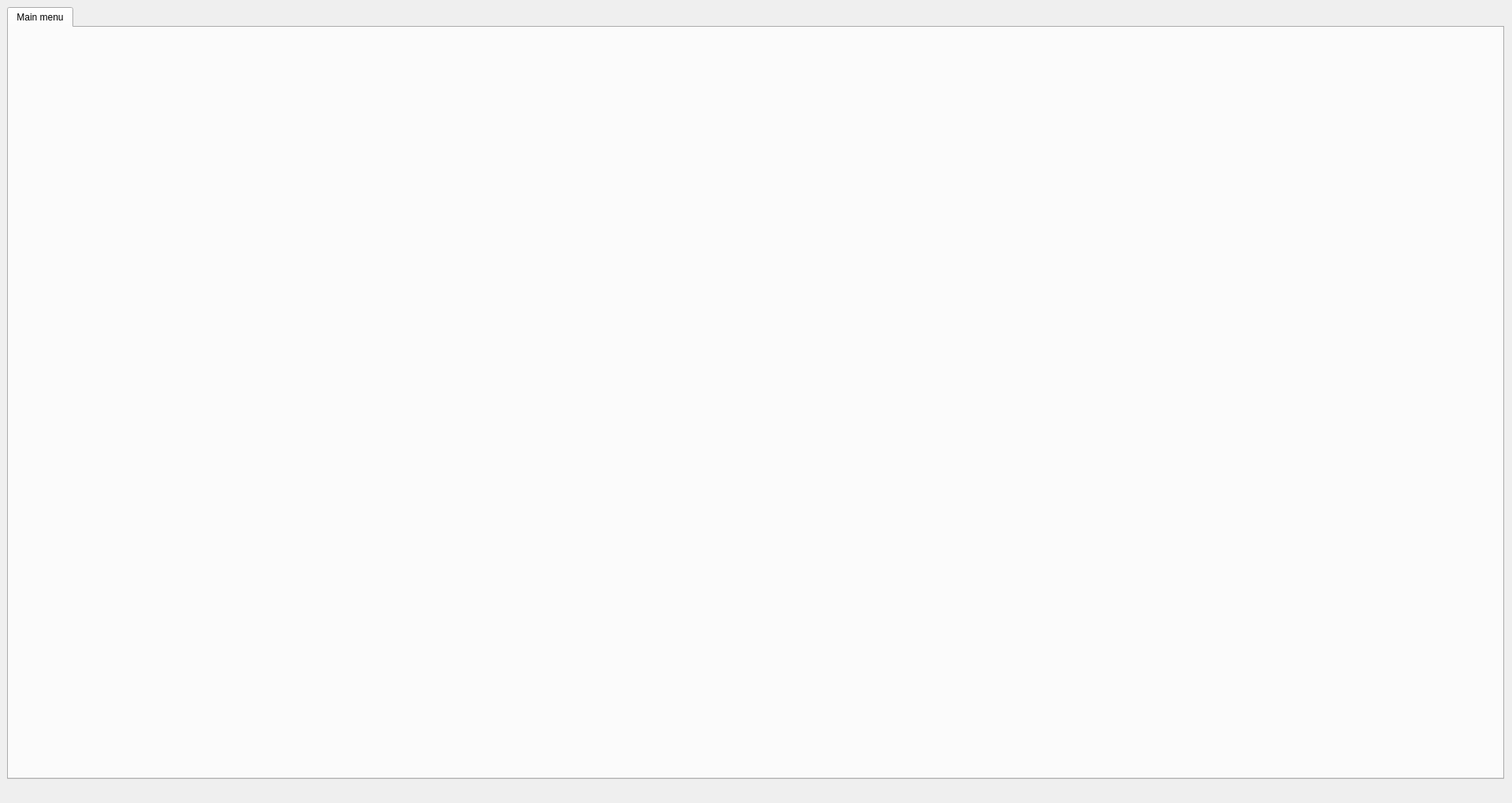
<?xml version="1.0" encoding="UTF-8"?>
<ui version="4.0">
 <class>MainWindow</class>
 <widget class="QMainWindow" name="MainWindow">
  <property name="geometry">
   <rect>
    <x>0</x>
    <y>0</y>
    <width>1920</width>
    <height>1020</height>
   </rect>
  </property>
  <property name="windowTitle">
   <string>MainWindow</string>
  </property>
  <widget class="QWidget" name="centralwidget">
   <widget class="QWidget" name="gridLayoutWidget">
    <property name="geometry">
     <rect>
      <x>9</x>
      <y>9</y>
      <width>1901</width>
      <height>981</height>
     </rect>
    </property>
    <layout class="QGridLayout" name="gridLayout">
     <item row="0" column="0">
      <widget class="QTabWidget" name="tab_widget">
       <property name="currentIndex">
        <number>0</number>
       </property>
       <widget class="QWidget" name="tab_2">
        <attribute name="title">
         <string>Main menu</string>
        </attribute>
       </widget>
      </widget>
     </item>
    </layout>
   </widget>
  </widget>
 </widget>
 <resources/>
 <connections/>
</ui>
